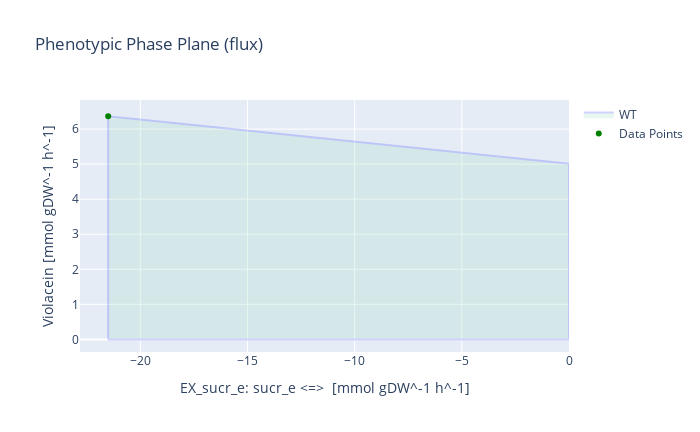

Notebook code for this chart:
### Markdown cell above
## Sucrose as substrate

### Code cell
medium = model_LB_vio_fad.medium

with model_LB_vio_fad:
    
    # Setting the medium and boundary conditions
    medium['EX_glc__D_e'] = 0
    medium['EX_sucr_e'] = 10
    model_LB_vio_fad.medium = medium
    model_LB_vio_fad.reactions.EX_o2_e.lower_bound = -61
    model_LB_vio_fad.reactions.EX_sucr_e.lower_bound = -21.5
    
    # Setting the growth to 20% and limiting the rate
    growth = model_LB_vio_fad.optimize().fluxes.Growth
    model_LB_vio_fad.reactions.Growth.lower_bound = growth*0.2
    
    # Setting the objective to violacein
    model_LB_vio_fad.objective = model_LB_vio_fad.reactions.Violacein
    violacein_production = model_LB_vio_fad.optimize().objective_value
    
    # Phenotypic phane plane of sucrose-violacein
    result = phenotypic_phase_plane(model_LB_vio_fad, 
                                variables=[model_LB_vio_fad.reactions.EX_sucr_e],
                                objective=model_LB_vio_fad.reactions.Violacein,
                                points=10)

    # Computing the sucrose uptake rate for the maximum violacein production
    data = result.data_frame
    maxvio = round(data.objective_upper_bound[data.objective_upper_bound.idxmax()], 4)
    v = data.EX_sucr_e[round(data.objective_upper_bound,4) == maxvio]
    # Cmol of sucrose
    cmol = (max(v)/12)
    
    # Computing maximum yield
    violacein_sucr_yield = violacein_production / (-1*cmol)
    
    # Plotting phenotypic phase plane
    x = max(v)
    y = maxvio
    result.plot(plotter, points=[(x,y)], points_colors=["green"])
    
    print('Setting sucrose boundary to -21.5 and oxygen to -61:')
    print("- The optimal sucrose uptake for Violacein flux is [mmol gDW^-1 h^-1]:", max(v))
    print("- The optimal Cmol sucrose uptake for Violacein flux is [Cmol gDW^-1 h^-1]:", cmol)
    print('- Growth rate for maximum violacein production in V. natriegens [h^-1]:', growth)
    print('- Max. violacein production [mmol gDW^-1 h^-1]:', violacein_production)
    print('- Theoretical maximum yield per carbon [mmol_vio / Cmol_sucr]:', violacein_sucr_yield)

### Figure 1 — Plotly figure (JSON) as saved in the notebook; plotly's stock layout.template omitted (floating-point values rounded to 4 significant figures)
{"data": [{"fill": "toself", "fillcolor": "#B3E2CD", "hoverinfo": "none", "marker": {"line": {"color": "#B3E2CD"}, "opacity": 0.3}, "mode": "lines", "name": "WT", "opacity": 0.3, "type": "scatter", "x": [-21.5, -19.11, -16.72, -14.33, -11.94, -9.556, -7.167, -4.778, -2.389, -3.553e-15, -3.553e-15, -2.389, -4.778, -7.167, -9.556, -11.94, -14.33, -16.72, -19.11, -21.5, -21.5, -21.5], "y": [3.063e-16, -1.225e-15, 0, 0, 1.884e-15, -2.395e-14, -2.335e-15, -7.783e-16, 3.244e-15, -3.206e-13, 5.011, 5.165, 5.318, 5.472, 5.625, 5.777, 5.923, 6.07, 6.217, 6.364, 3.063e-16, 6.364]}, {"marker": {"color": ["green"]}, "mode": "markers", "name": "Data Points", "type": "scatter", "x": [-21.5], "y": [6.364]}], "layout": {"height": 432, "title": {"text": "Phenotypic Phase Plane (flux)"}, "width": 700, "xaxis": {"autorange": true, "range": [-22.82, -3.553e-15], "title": {"text": "EX_sucr_e: sucr_e <=>  [mmol gDW^-1 h^-1]"}, "type": "linear"}, "yaxis": {"autorange": true, "range": [-0.3595, 6.83], "title": {"text": "Violacein [mmol gDW^-1 h^-1]"}, "type": "linear"}}}
